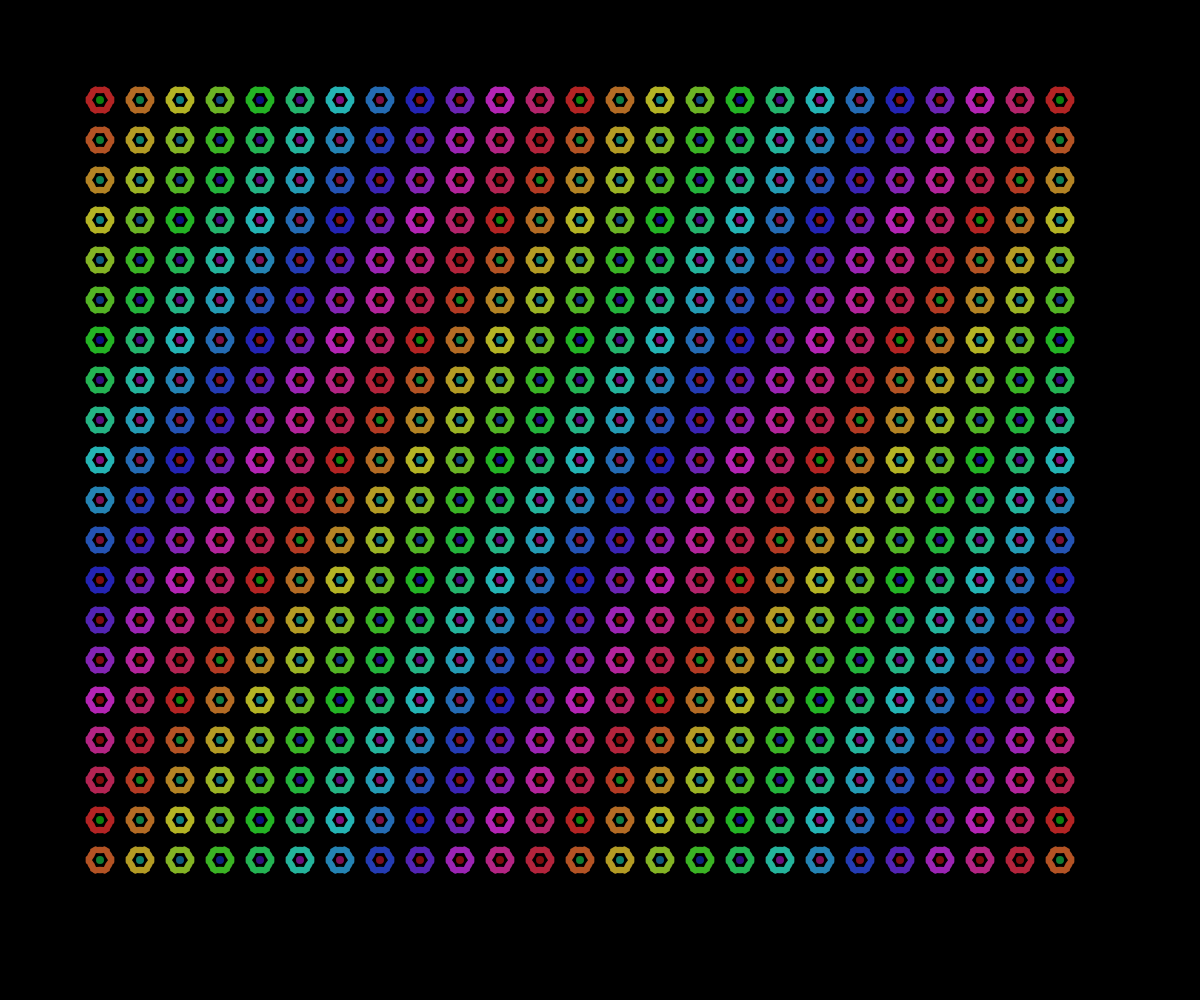
Frame 1 (no input)
Frame 2 (the mouse pressed at the canvas centre, redrawn once): identical to frame 1, image omitted

The p5.js sketch that drew this single still picture (run headless with seeded random() and noise() and a simulated clock; the mouse was pressed at the canvas centre and the sketch redrawn once):

// p5.js sketch
// ── sketch.js
let grid;
let borderSize = 100;
let tileSize = 40;
let flowerSize = 20;

function setup() {
  createCanvas(windowWidth, windowHeight);
  colorMode(HSB, 360, 100, 100, 1);
  noLoop();
  
  // Create a grid of tiles
  let cols = Math.ceil((width - borderSize * 2) / tileSize);
  let rows = Math.ceil((height - borderSize * 2) / tileSize);
  grid = new Array(cols);
  for (let i = 0; i < cols; i++) {
    grid[i] = new Array(rows);
    for (let j = 0; j < rows; j++) {
      grid[i][j] = {
        x: borderSize + i * tileSize,
        y: borderSize + j * tileSize,
        flower: createFlower(i, j)
      };
    }
  }
}

function draw() {
  background(0);
  
  // Draw border
  drawBorder();
  
  // Draw grid with flowers
  for (let i = 0; i < grid.length; i++) {
    for (let j = 0; j < grid[i].length; j++) {
      let tile = grid[i][j];
      push();
      translate(tile.x, tile.y);
      tile.flower.draw();
      pop();
    }
  }
}

function drawBorder() {
  // Draw rhombus border
  stroke(0);
  strokeWeight(2);
  noFill();
  
  // Top border
  beginShape();
  vertex(borderSize, borderSize);
  vertex(width - borderSize, borderSize);
  vertex(width - borderSize, borderSize + 20);
  vertex(borderSize, borderSize + 20);
  endShape(CLOSE);
  
  // Bottom border
  beginShape();
  vertex(borderSize, height - borderSize);
  vertex(width - borderSize, height - borderSize);
  vertex(width - borderSize, height - borderSize - 20);
  vertex(borderSize, height - borderSize - 20);
  endShape(CLOSE);
  
  // Left border
  beginShape();
  vertex(borderSize, borderSize);
  vertex(borderSize + 20, borderSize);
  vertex(borderSize + 20, height - borderSize);
  vertex(borderSize, height - borderSize);
  endShape(CLOSE);
  
  // Right border
  beginShape();
  vertex(width - borderSize, borderSize);
  vertex(width - borderSize - 20, borderSize);
  vertex(width - borderSize - 20, height - borderSize);
  vertex(width - borderSize, height - borderSize);
  endShape(CLOSE);
}

function createFlower(i, j) {
  return {
    draw: function() {
      // Create a stylized flower pattern
      let hue = (i * 30 + j * 20) % 360;
      
      // Draw petals
      for (let a = 0; a < 6; a++) {
        push();
        rotate(TWO_PI / 6 * a);
        fill(hue, 80, 70);
        noStroke();
        ellipse(0, -flowerSize/2, flowerSize, flowerSize/3);
        pop();
      }
      
      // Draw center
      fill(hue + 120, 90, 50);
      ellipse(0, 0, flowerSize/2, flowerSize/2);
    }
  };
}

function windowResized() {
  resizeCanvas(windowWidth, windowHeight);
}
